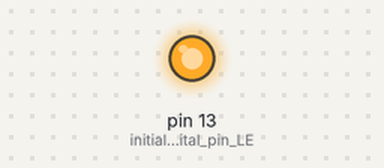
Recording of a program running on a simulated Arduino Nano, built with avr-gcc and run on an emulated ATmega328P. Shown: output pins drawn as LEDs (lit = HIGH).

Above: at 0.1 s.
Timing chart, 0 to 1.6 s (numbered marks = the images above):
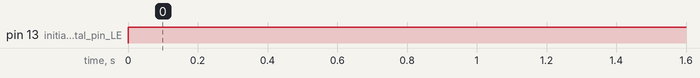

Measured:
- by itself, pin 13 (initialize_digital_pin_LE): LOW → HIGH at 0.00 s

The program:

main.cpp
```cpp
// Github
// https://github.com/Niewiaro/Blinking-LED_BUILTIN-OOP
// inspiration
// https://www.arduino.cc/en/Tutorial/BuiltInExamples/Blink

#include <Arduino.h> // include Arduino library
#include <Led.h> // include header file of a class

#define TIME 1000 // time of blink
#define DECREASE 100 // decrease interval

Led *pBlinker; // pointer to Led Class Object
int *pTime; // pointer to time

void setup() { // the setup function runs once when you press reset or power the board
  int time= TIME; // set tiem as defined
  pTime= &time; // set pointer to varable

  Led Blinker(time, LED_BUILTIN); // declaration of an object
  pBlinker= &Blinker; // set pointer to object

  pinMode(LED_BUILTIN, OUTPUT); // initialize digital pin LED_BUILTIN as an output.
}

void loop() { // the loop function runs over and over again forever
  pBlinker->blink(); // calling an object's method
  *pTime= (pBlinker->setInterval(*pTime))? TIME: *pTime- DECREASE; // conditional statement
}
```

Led.cpp
```cpp
#include <Arduino.h>
#include <Led.h>

Led::Led(int interval, int pin): time(interval), ledBuiltIn(pin) {} // constructor with initialization list

bool Led::setInterval(int interval) {
    if(interval<= 0)
        return true;
    time= interval;
    return false;
}

void Led::blink() {
    digitalWrite(ledBuiltIn, HIGH);
    delay(time);
    digitalWrite(ledBuiltIn, LOW);
    delay(time);
}
```

Led.h
```cpp
#ifndef LED_H // if not define then define file
#define LED_H

class Led {
public: // public section, accessable for everyone
    Led(int interval= 1000, int led= 13); // constructor with parameters and inital values
    bool setInterval(int interval); // setting method
    void blink(); // blinking method

private: // private part
    int time;
    int ledBuiltIn;
};

#endif
```
